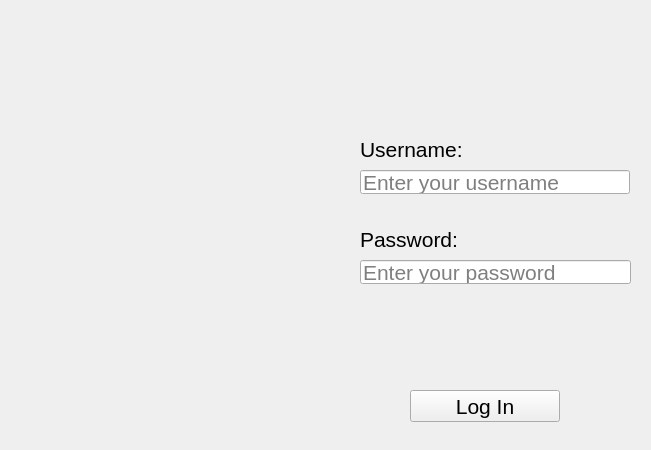
<?xml version="1.0" encoding="UTF-8"?>
<ui version="4.0">
 <class>Login</class>
 <widget class="QMainWindow" name="Login">
  <property name="geometry">
   <rect>
    <x>0</x>
    <y>0</y>
    <width>651</width>
    <height>450</height>
   </rect>
  </property>
  <property name="minimumSize">
   <size>
    <width>651</width>
    <height>450</height>
   </size>
  </property>
  <property name="maximumSize">
   <size>
    <width>651</width>
    <height>600</height>
   </size>
  </property>
  <property name="windowTitle">
   <string>LogIn</string>
  </property>
  <widget class="QWidget" name="centralwidget">
   <widget class="QLabel" name="username_label">
    <property name="geometry">
     <rect>
      <x>360</x>
      <y>140</y>
      <width>181</width>
      <height>19</height>
     </rect>
    </property>
    <property name="font">
     <font>
      <pointsize>16</pointsize>
     </font>
    </property>
    <property name="text">
     <string>Username:</string>
    </property>
   </widget>
   <widget class="QLabel" name="password_label">
    <property name="geometry">
     <rect>
      <x>360</x>
      <y>230</y>
      <width>181</width>
      <height>19</height>
     </rect>
    </property>
    <property name="font">
     <font>
      <pointsize>16</pointsize>
     </font>
    </property>
    <property name="text">
     <string>Password:</string>
    </property>
   </widget>
   <widget class="QLineEdit" name="name_tf">
    <property name="geometry">
     <rect>
      <x>360</x>
      <y>170</y>
      <width>270</width>
      <height>24</height>
     </rect>
    </property>
    <property name="font">
     <font>
      <pointsize>16</pointsize>
     </font>
    </property>
    <property name="maxLength">
     <number>30</number>
    </property>
    <property name="placeholderText">
     <string>Enter your username</string>
    </property>
   </widget>
   <widget class="QLineEdit" name="pass_tf">
    <property name="geometry">
     <rect>
      <x>360</x>
      <y>260</y>
      <width>271</width>
      <height>24</height>
     </rect>
    </property>
    <property name="font">
     <font>
      <pointsize>16</pointsize>
     </font>
    </property>
    <property name="maxLength">
     <number>30</number>
    </property>
    <property name="echoMode">
     <enum>QLineEdit::Password</enum>
    </property>
    <property name="readOnly">
     <bool>false</bool>
    </property>
    <property name="placeholderText">
     <string>Enter your password</string>
    </property>
   </widget>
   <widget class="QPushButton" name="log_in_button">
    <property name="geometry">
     <rect>
      <x>410</x>
      <y>390</y>
      <width>150</width>
      <height>32</height>
     </rect>
    </property>
    <property name="font">
     <font>
      <pointsize>16</pointsize>
     </font>
    </property>
    <property name="text">
     <string>Log In</string>
    </property>
   </widget>
   <widget class="QLabel" name="image">
    <property name="geometry">
     <rect>
      <x>0</x>
      <y>0</y>
      <width>351</width>
      <height>450</height>
     </rect>
    </property>
    <property name="text">
     <string/>
    </property>
   </widget>
   <widget class="QPushButton" name="flag_button">
    <property name="geometry">
     <rect>
      <x>580</x>
      <y>10</y>
      <width>50</width>
      <height>50</height>
     </rect>
    </property>
    <property name="text">
     <string/>
    </property>
    <property name="iconSize">
     <size>
      <width>50</width>
      <height>50</height>
     </size>
    </property>
    <property name="flat">
     <bool>true</bool>
    </property>
   </widget>
  </widget>
 </widget>
 <resources/>
 <connections/>
</ui>
